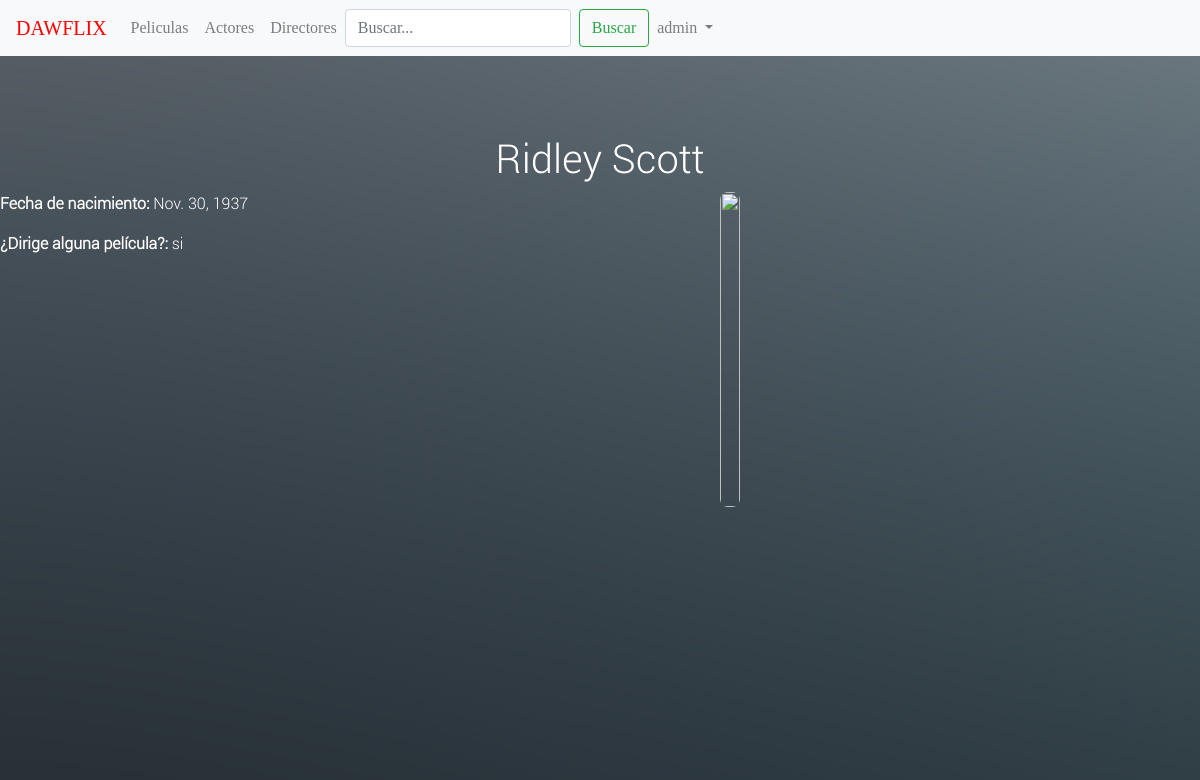
The page /videoclub/personas/23 (signed in) on the database its author committed.
### videoclub/models.py (models this page shows, shortened)
class Persona(models.Model):
    nombre = models.CharField(max_length=100, default="")
    date_of_birth = models.DateField(null=True, blank=True)
    date_of_death = models.DateField('Died', null=True, blank=True)
    esDirector = models.CharField(max_length=2, default="no",help_text="si/no , en minusculas todo")
    urlFoto = models.CharField(max_length=200, blank=False, default="https://www.w3schools.com/css/img_avatar.png")
    def get_foto(self):
        return self.urlFoto

### videoclub/views.py (the view)
# urls.py: url(r'^personas/(?P<pk>\d+)$', views.PersonaDetailView.as_view(), name='persona-detalle'),
class PersonaDetailView(LoginRequiredMixin, generic.DetailView):
    model = Persona
    template_name = 'videoclub/person_detail.html'

### videoclub/templates/videoclub/person_detail.html (shortened to what this page needs)
{% extends "base.html" %} {% block content %}
<h1 class="h1Titulo">{{ persona.nombre }}</h1>
<div style="display: flex;">
  <div>
    <p>
      <strong>Fecha de nacimiento:</strong> {{ persona.date_of_birth }}</p>
      <strong>¿Dirige alguna película?:</strong> {{persona.esDirector}}</p>
      <iframe width="720" height="480" src="https://www.youtube.com/embed/YMNL8m0uDKM" frameborder="0" allow="autoplay; encrypted-media" allowfullscreen></iframe>
  </div>
  <div style="float: right; margin-right: 2em;">
    <img class="image-responsive img-fluid imgPersonas image" src="{{ persona.get_foto }}" style="width:100%">
  </div>
</div>
{% endblock %}

### videoclub/templates/base.html (shortened to what this page needs)
{% load staticfiles %}
<!DOCTYPE html>
<html lang="en">
<head>
  <link rel="stylesheet" href="https://maxcdn.bootstrapcdn.com/bootstrap/4.0.0/css/bootstrap.min.css"
>
  <link rel="stylesheet" type="text/css" href="{% static 'styles.css' %}" />
  {% load static %}
  <link rel="stylesheet" href="{% static 'css/styles.css' %}">
</head>
<body>
  <nav class="navbar navbar-expand-lg navbar-light bg-light">
    <a class="navbar-brand DAWFLIX" href="/">DAWFLIX</a>
    <div class="collapse navbar-collapse" id="navbarSupportedContent">
      <ul class="navbar-nav mr-auto">
        <li class="nav-item">
          <a class="nav-link" href="{% url 'peliculas' %}">Peliculas</a>
        </li>
        <li class="nav-item">
          <a class="nav-link" href="{% url 'actores' %}">Actores</a>
        </li>
        <li class="nav-item">
          <a class="nav-link" href="{% url 'directores' %}">Directores</a>
        </li>
        <form class="form-inline my-2 my-lg-0" action="{% url 'search' %}" method="get">
          <input class="form-control mr-sm-2" type="search" placeholder="Buscar..." aria-label="Search" name="q">
          <button class="btn btn-outline-success my-2 my-sm-0" type="submit" value="Search">Buscar</button>
        </form>
        <div class="pull-right">
        <li class="nav-item dropdown">
          {% if user.is_authenticated %}
          <a class="nav-link dropdown-toggle" href="#" id="navbarDropdown" role="button" data-toggle="dropdown" aria-haspopup="true"
            aria-expanded="false">
            {{ user.get_username }}
          </a>
          {% else %}
          <li class="nav-item">
            <a href="{% url 'login'%}" role="button" class="nav-link" aria-haspopup="true" aria-expanded="false">Iniciar sesión</a>
          </li>
          {% endif %}
        </li>
        </div>
      </ul>
    </div>
  </nav>
  {% block content %}{% endblock %}
</body>
</html>

### videoclub/static/styles.css (style rules this page uses)
body { background: url('fondoLogin.jpg'); color: #fff; font-family: RobotoLight; }
nav { font-family: LemonMilklight; }
.DAWFLIX { color:red !important; }
.img-fluid { max-width: 240px; height: 315px; }
li { list-style-type: none; }
.imgPersonas { border-radius: 8px; }
.h1Titulo { text-align: center; margin-top:2em; }
.image { opacity: 1; display: block; width: 100%; transition: .5s ease; backface-visibility: hidden; }

### rows shown on the page
Persona: nombre "Ridley Scott", date_of_birth "Nov. 30, 1937", esDirector "si"

### other values the page prints
{{ user.get_username }} "admin"
